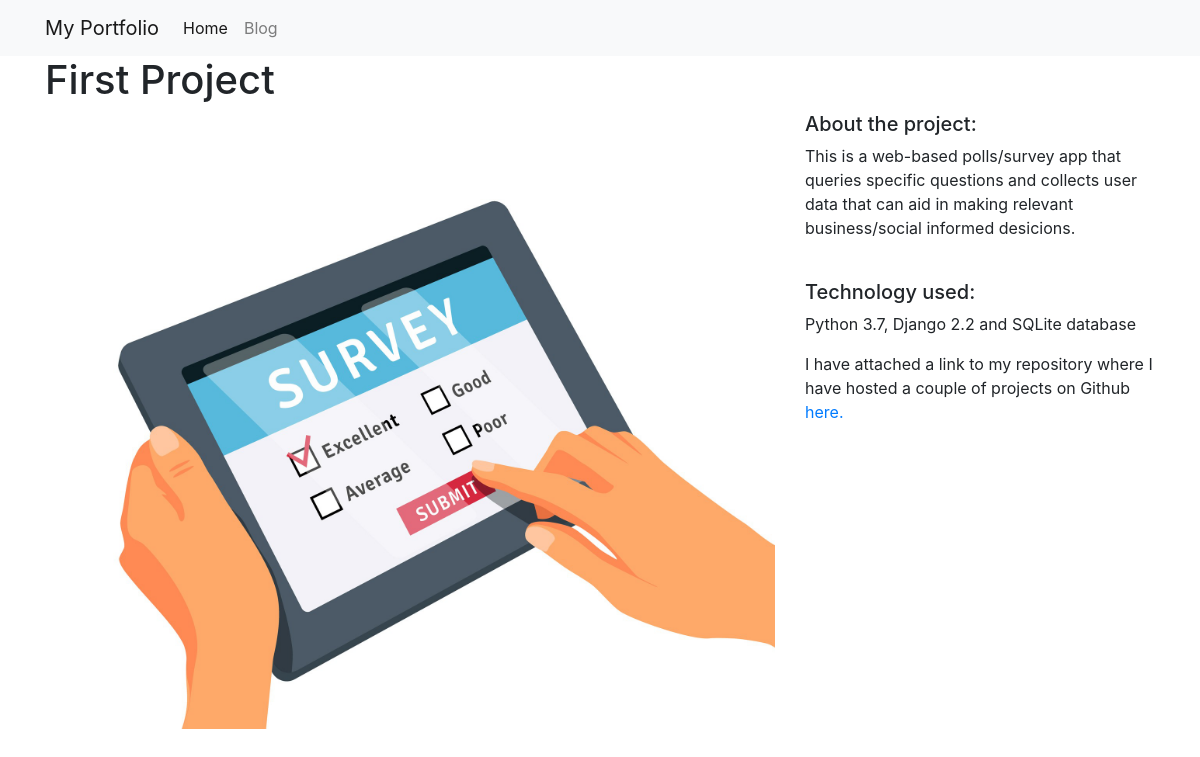
Screenshot of /projects/7/ with the database file from the repository.
### projects/models.py (models this page shows)
class Project(models.Model):
    title = models.CharField(max_length=100)
    description = models.TextField()
    technology = models.CharField(max_length=20)
    image = models.FilePathField(path="/img")

### projects/views.py (the view)
# urls.py: path("<int:pk>/", views.project_detail, name="project_detail"),
def project_detail(request, pk):
    project = Project.objects.get(pk=pk)
    context = {
        'project': project
    }
    return render(request, 'project_detail.html', context)

### projects/templates/project_detail.html
{% extends "base.html" %}
{% load static %}
{% block page_content %}
<h1>{{ project.title }}</h1>
<div class="row">
    <div class="col-md-8">
        <img src="{% static project.image %}" alt="" width="100%">
    </div>
    <div class="col-md-4">
        <h5>About the project:</h5>
        <p>{{ project.description }}</p>
        <br>
        <h5>Technology used:</h5>
        <p>{{ project.technology }}</p>
        <p> I have attached a link to my repository where I have hosted a couple of projects on Github <a href= "https://github.com/AllanM007?tab=repositories" target="_blank">here.</a></p>
    </div>
</div>
{% endblock %}

### rows the page displays
Project: title "First Project", image (picture), description "This is a web-based polls/survey app that queries specific questions and collects user data that can aid in making relevant business/social informed desicions.", technology "Python 3.7, Django 2.2 and SQLite database"
